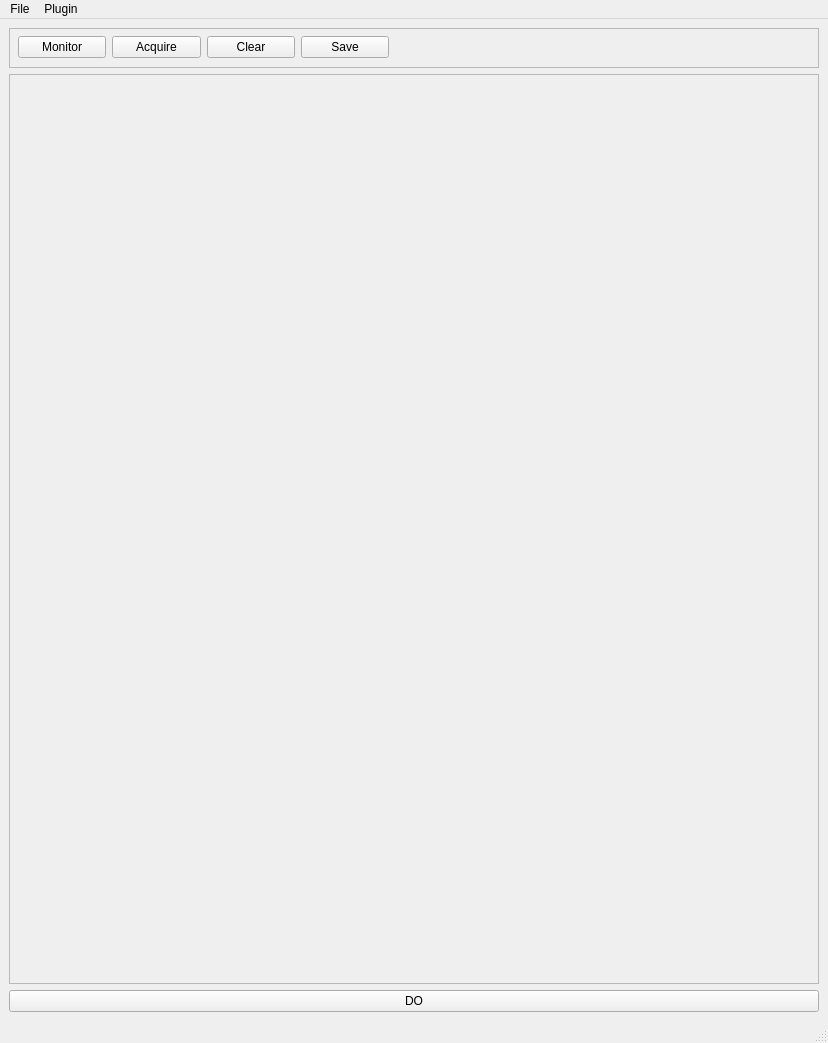
<?xml version="1.0" encoding="UTF-8"?>
<ui version="4.0">
 <class>MainWindow</class>
 <widget class="QMainWindow" name="MainWindow">
  <property name="geometry">
   <rect>
    <x>0</x>
    <y>0</y>
    <width>828</width>
    <height>1043</height>
   </rect>
  </property>
  <property name="sizePolicy">
   <sizepolicy hsizetype="Expanding" vsizetype="Expanding">
    <horstretch>0</horstretch>
    <verstretch>0</verstretch>
   </sizepolicy>
  </property>
  <property name="minimumSize">
   <size>
    <width>800</width>
    <height>600</height>
   </size>
  </property>
  <property name="maximumSize">
   <size>
    <width>8000</width>
    <height>8000</height>
   </size>
  </property>
  <property name="windowTitle">
   <string>MainWindow</string>
  </property>
  <widget class="QWidget" name="centralwidget">
   <property name="sizePolicy">
    <sizepolicy hsizetype="Expanding" vsizetype="Expanding">
     <horstretch>0</horstretch>
     <verstretch>0</verstretch>
    </sizepolicy>
   </property>
   <property name="minimumSize">
    <size>
     <width>800</width>
     <height>600</height>
    </size>
   </property>
   <property name="maximumSize">
    <size>
     <width>8000</width>
     <height>8000</height>
    </size>
   </property>
   <layout class="QVBoxLayout" name="verticalLayout">
    <item>
     <layout class="QGridLayout" name="gridLayout">
      <property name="sizeConstraint">
       <enum>QLayout::SetDefaultConstraint</enum>
      </property>
      <item row="0" column="0">
       <widget class="QFrame" name="control_frame">
        <property name="sizePolicy">
         <sizepolicy hsizetype="Preferred" vsizetype="Fixed">
          <horstretch>0</horstretch>
          <verstretch>0</verstretch>
         </sizepolicy>
        </property>
        <property name="minimumSize">
         <size>
          <width>400</width>
          <height>40</height>
         </size>
        </property>
        <property name="frameShape">
         <enum>QFrame::StyledPanel</enum>
        </property>
        <property name="frameShadow">
         <enum>QFrame::Raised</enum>
        </property>
        <widget class="QWidget" name="gridLayoutWidget_2">
         <property name="geometry">
          <rect>
           <x>9</x>
           <y>4</y>
           <width>371</width>
           <height>31</height>
          </rect>
         </property>
         <layout class="QGridLayout" name="gridLayout_2">
          <property name="sizeConstraint">
           <enum>QLayout::SetDefaultConstraint</enum>
          </property>
          <item row="0" column="2">
           <widget class="QPushButton" name="clr_button">
            <property name="text">
             <string>Clear</string>
            </property>
            <property name="checkable">
             <bool>false</bool>
            </property>
           </widget>
          </item>
          <item row="0" column="1">
           <widget class="QPushButton" name="acq_button">
            <property name="text">
             <string>Acquire</string>
            </property>
            <property name="checkable">
             <bool>true</bool>
            </property>
           </widget>
          </item>
          <item row="0" column="0">
           <widget class="QPushButton" name="mon_button">
            <property name="text">
             <string>Monitor</string>
            </property>
            <property name="checkable">
             <bool>true</bool>
            </property>
           </widget>
          </item>
          <item row="0" column="3">
           <widget class="QPushButton" name="sav_button">
            <property name="text">
             <string>Save</string>
            </property>
            <property name="checkable">
             <bool>true</bool>
            </property>
           </widget>
          </item>
         </layout>
        </widget>
       </widget>
      </item>
      <item row="2" column="0">
       <widget class="QPushButton" name="startButton">
        <property name="text">
         <string>DO</string>
        </property>
       </widget>
      </item>
      <item row="1" column="0">
       <widget class="QFrame" name="plot_frame">
        <property name="sizePolicy">
         <sizepolicy hsizetype="Expanding" vsizetype="Expanding">
          <horstretch>0</horstretch>
          <verstretch>0</verstretch>
         </sizepolicy>
        </property>
        <property name="minimumSize">
         <size>
          <width>400</width>
          <height>400</height>
         </size>
        </property>
        <property name="maximumSize">
         <size>
          <width>4000</width>
          <height>4000</height>
         </size>
        </property>
        <property name="frameShape">
         <enum>QFrame::StyledPanel</enum>
        </property>
        <property name="frameShadow">
         <enum>QFrame::Raised</enum>
        </property>
        <layout class="QGridLayout" name="gridLayout_3">
         <item row="0" column="0">
          <layout class="QGridLayout" name="gridLayout_plots">
           <property name="sizeConstraint">
            <enum>QLayout::SetDefaultConstraint</enum>
           </property>
           <property name="spacing">
            <number>2</number>
           </property>
          </layout>
         </item>
        </layout>
       </widget>
      </item>
     </layout>
    </item>
   </layout>
  </widget>
  <widget class="QMenuBar" name="menubar">
   <property name="geometry">
    <rect>
     <x>0</x>
     <y>0</y>
     <width>828</width>
     <height>20</height>
    </rect>
   </property>
   <widget class="QMenu" name="menuFile">
    <property name="title">
     <string>File</string>
    </property>
    <addaction name="actionQuit"/>
   </widget>
   <widget class="QMenu" name="menuPlugin">
    <property name="title">
     <string>Plugin</string>
    </property>
    <addaction name="actionLoad_Plugin"/>
    <addaction name="actionUnload_Plugin"/>
   </widget>
   <addaction name="menuFile"/>
   <addaction name="menuPlugin"/>
  </widget>
  <widget class="QStatusBar" name="statusbar"/>
  <action name="actionQuit">
   <property name="text">
    <string>Quit</string>
   </property>
  </action>
  <action name="actionLoad_Plugin">
   <property name="text">
    <string>Load Plugin</string>
   </property>
  </action>
  <action name="actionUnload_Plugin">
   <property name="text">
    <string>Unload Plugin</string>
   </property>
  </action>
 </widget>
 <resources/>
 <connections/>
</ui>
